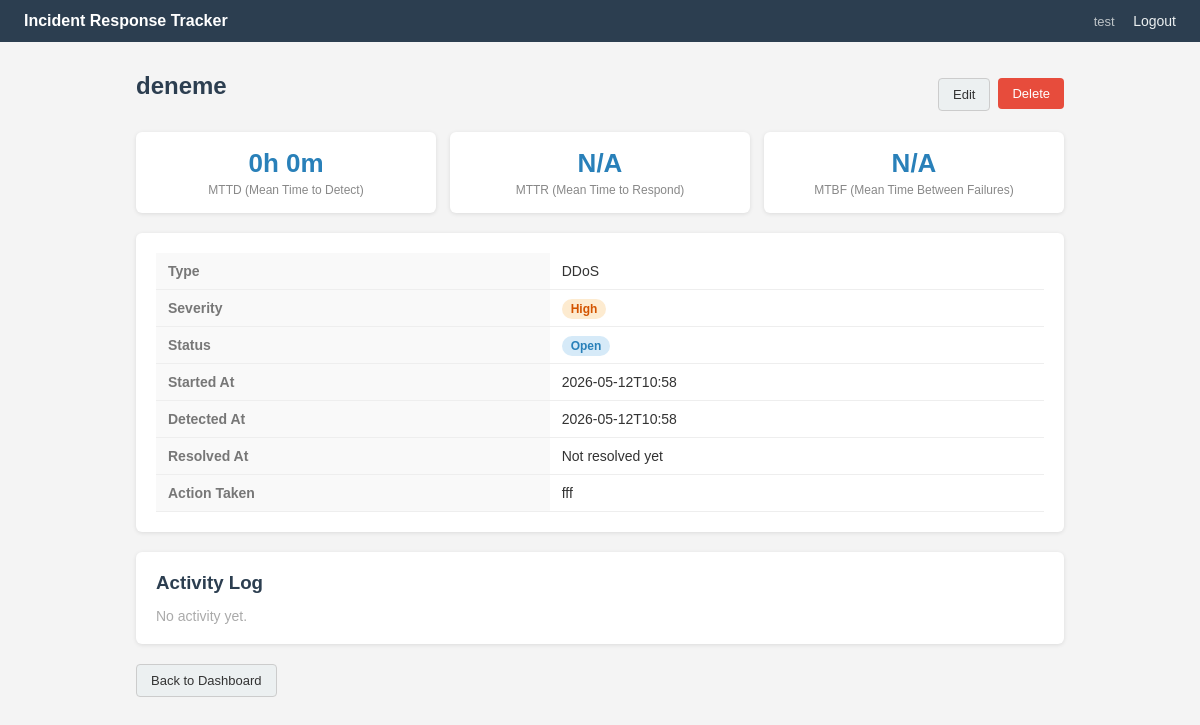
The page /incident/3 (signed in) on the database its author committed.
### tables this page shows
CREATE TABLE incidents (
    id INTEGER PRIMARY KEY AUTOINCREMENT,
    user_id INTEGER NOT NULL,
    title TEXT NOT NULL,
    incident_type TEXT NOT NULL,
    severity TEXT NOT NULL,
    started_at TEXT NOT NULL,
    detected_at TEXT NOT NULL,
    resolved_at TEXT,
    action_taken TEXT,
    status TEXT NOT NULL DEFAULT 'open',
    FOREIGN KEY (user_id) REFERENCES users(id)
);

### app.py (the view)
@app.route("/incident/<int:incident_id>")
@login_required
def incident_detail(incident_id):
    conn = get_connection()
    incident = conn.execute(
        "SELECT * FROM incidents WHERE id = ? AND user_id = ?",
        (incident_id, session["user_id"])
    ).fetchone()
    if not incident:
        conn.close()
        flash("Incident not found.")
        return redirect(url_for("dashboard"))
    mttr = calculate_mttr(incident["detected_at"], incident["resolved_at"])
    mttd = calculate_mttd(incident["started_at"], incident["detected_at"])
    all_incidents = conn.execute(
        "SELECT started_at FROM incidents WHERE user_id = ? AND status = 'closed' ORDER BY started_at ASC",
        (session["user_id"],)
    ).fetchall()
    logs = conn.execute(
        "SELECT * FROM activity_log WHERE incident_id = ? ORDER BY timestamp ASC",
        (incident_id,)
    ).fetchall()
    conn.close()
    mtbf = calculate_mtbf([i["started_at"] for i in all_incidents])
    return render_template("detail.html", incident=incident,
                           mttr=format_hours(mttr), mttd=format_hours(mttd), mtbf=format_hours(mtbf),
                           logs=logs)

### app.py (called while the page is built)
def login_required(f):
    @wraps(f)
    def wrapper(*args, **kwargs):
        if "user_id" not in session:
            return redirect(url_for("login"))
        return f(*args, **kwargs)
    return wrapper

### db.py (called while the page is built)
def get_connection():
    conn = sqlite3.connect(DB_PATH)
    conn.row_factory = sqlite3.Row
    return conn

### logic.py (called while the page is built, shortened)
def parse_dt(dt_str):
    return datetime.strptime(dt_str, DATE_FORMAT)

def calculate_mtbf(started_at_list):
    if len(started_at_list) < 2:
        return None
    times = sorted([parse_dt(s) for s in started_at_list])
    gaps = [(times[i+1] - times[i]).total_seconds() / 3600 for i in range(len(times)-1)]
    return round(sum(gaps) / len(gaps), 2)

def calculate_mttr(detected_at, resolved_at):
    if not detected_at or not resolved_at:
        return None

def calculate_mttd(started_at, detected_at):
    if not started_at or not detected_at:
        return None
    s = parse_dt(started_at)
    d = parse_dt(detected_at)
    if d < s:
        return None
    diff = d - s
    return round(diff.total_seconds() / 3600, 2)

def format_hours(hours):
    if hours is None:
        return "N/A"
    total_minutes = int(hours * 60)
    h = total_minutes // 60
    m = total_minutes % 60
    return f"{h}h {m}m"

### templates/detail.html
{% extends "base.html" %}
{% block content %}
<div style="display: flex; justify-content: space-between; align-items: center; margin-bottom: 16px;">
    <h2>{{ incident['title'] }}</h2>
    <div style="display: flex; gap: 8px;">
        <a href="{{ url_for('edit_incident', incident_id=incident['id']) }}" class="btn btn-secondary">Edit</a>
        <form method="POST" action="{{ url_for('delete_incident', incident_id=incident['id']) }}" onsubmit="return confirm('Delete this incident?')">
            <button class="btn btn-danger">Delete</button>
        </form>
    </div>
</div>
<div class="metrics" style="grid-template-columns: 1fr 1fr 1fr;">
    <div class="metric-box">
        <div class="metric-value">{{ mttd }}</div>
        <div class="metric-label">MTTD (Mean Time to Detect)</div>
    </div>
    <div class="metric-box">
        <div class="metric-value">{{ mttr }}</div>
        <div class="metric-label">MTTR (Mean Time to Respond)</div>
    </div>
    <div class="metric-box">
        <div class="metric-value">{{ mtbf }}</div>
        <div class="metric-label">MTBF (Mean Time Between Failures)</div>
    </div>
</div>
<div class="card">
    <table>
        <tr><th>Type</th><td>{{ incident['incident_type'] }}</td></tr>
        <tr><th>Severity</th><td><span class="badge badge-{{ incident['severity'] }}">{{ incident['severity'] | capitalize }}</span></td></tr>
        <tr><th>Status</th><td><span class="badge badge-{{ incident['status'] }}">{{ incident['status'] | capitalize }}</span></td></tr>
        <tr><th>Started At</th><td>{{ incident['started_at'] }}</td></tr>
        <tr><th>Detected At</th><td>{{ incident['detected_at'] }}</td></tr>
        <tr><th>Resolved At</th><td>{{ incident['resolved_at'] if incident['resolved_at'] else 'Not resolved yet' }}</td></tr>
        <tr><th>Action Taken</th><td>{{ incident['action_taken'] if incident['action_taken'] else '-' }}</td></tr>
    </table>
</div>
<div class="card">
    <h3 style="margin-bottom: 14px; color: #2c3e50;">Activity Log</h3>
    {% if logs %}
    <ul style="list-style: none; padding: 0; margin: 0;">
        {% for log in logs %}
        <li style="display: flex; gap: 14px; align-items: flex-start; padding: 10px 0; border-bottom: 1px solid #f0f0f0;">
            <span style="color: #aaa; font-size: 12px; white-space: nowrap; min-width: 120px;">{{ log['timestamp'] }}</span>
            <span style="font-size: 14px; color: #333;">{{ log['action'] }}</span>
        </li>
        {% endfor %}
    </ul>
    {% else %}
    <p style="color: #aaa; font-size: 14px;">No activity yet.</p>
    {% endif %}
</div>
<a href="{{ url_for('dashboard') }}" class="btn btn-secondary">Back to Dashboard</a>
{% endblock %}

### templates/base.html (style rules this page uses)
* { box-sizing: border-box; margin: 0; padding: 0; }
body { font-family: Arial, sans-serif; background: #f4f4f4; color: #333; }
.card { background: white; border-radius: 6px; padding: 20px; margin-bottom: 20px; box-shadow: 0 1px 4px rgba(0,0,0,0.1); }
.btn { display: inline-block; padding: 8px 14px; border-radius: 4px; font-size: 13px; cursor: pointer; border: none; text-decoration: none; }
.btn-danger { background: #e74c3c; color: white; }
.btn-secondary { background: #ecf0f1; color: #333; border: 1px solid #ccc; }
table { width: 100%; border-collapse: collapse; font-size: 14px; }
th, td { padding: 10px 12px; text-align: left; border-bottom: 1px solid #eee; }
th { color: #777; font-weight: 600; background: #f9f9f9; }
.badge { padding: 3px 9px; border-radius: 10px; font-size: 12px; font-weight: bold; }
.badge-open { background: #d6eaf8; color: #2980b9; }
.badge-high { background: #fdebd0; color: #d35400; }
h2 { margin-bottom: 16px; color: #2c3e50; }
.metrics { display: grid; grid-template-columns: 1fr 1fr; gap: 14px; margin-bottom: 20px; }
.metric-box { background: white; border-radius: 6px; padding: 16px; text-align: center; box-shadow: 0 1px 4px rgba(0,0,0,0.1); }
.metric-value { font-size: 26px; font-weight: bold; color: #2980b9; }
.metric-label { font-size: 12px; color: #888; margin-top: 4px; }

### rows shown on the page
incidents: title "deneme", incident_type "DDoS", severity "High", status "Open", started_at "2026-05-12T10:58", detected_at "2026-05-12T10:58", action_taken "fff"

### other values the page prints
{{ session.username }} "test"
{{ mttd }} "0h 0m"
{{ mttr }} "N/A"
{{ mtbf }} "N/A"
